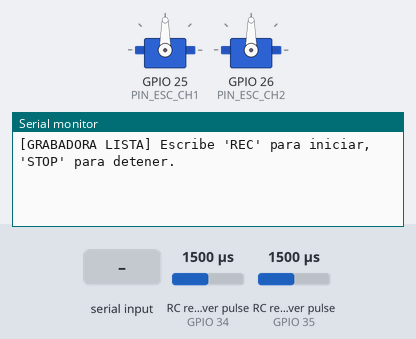
This sketch was run on a simulated ESP32. Parts: 2 × servo, the last lines printed to the serial monitor. Wiring (inferred from the names in the program): 2 × RC receiver channel: data GPIO 34 / data GPIO 35. Inputs (shaded band) come from the test bench; at power-on: RC receiver pulse (sensors on GPIO 34, GPIO 35) 1500 µs. A WiFi scan finds three made-up networks.

Above: at 3.2 s.
3.3 s: "REC\n" received over Serial
At 3.41 s:
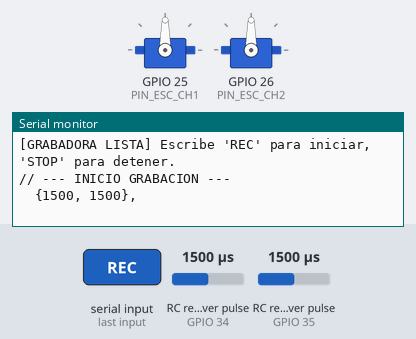
4.9 s: "STOP\n" received over Serial
At 5.3 s:
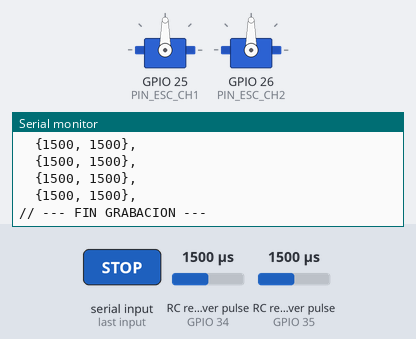

The sketch:

grabadora_macros.ino
```cpp
/**
 * =========================================================================
 * PROYECTO:     GARRA-OS  -  Agente Robotico Autonomo de Combate ("Chappie")
 * ARCHIVO:      grabadora_macros.ino   (HERRAMIENTA DE DESARROLLO - TEMPORAL)
 * NODO:         se carga en el mismo ESP32 de EJECUCION (DevKit V1)
 *
 * OBJETIVO DEL ARCHIVO:
 *   Firmware AUXILIAR que NO forma parte del producto final. Sirve para
 *   "grabar" una coreografia: el piloto mueve los sticks del control RC y este
 *   programa imprime por el monitor serie, cada 100 ms, los valores de los dos
 *   canales en formato { ch1, ch2 }. Esa lista se copia y pega en el arreglo
 *   MACRO_BAILE del archivo nodo_ejecucion.ino. Por eso se documenta y se
 *   conserva en la carpeta de herramientas: explica COMO se genero el baile.
 *
 * INTEGRANTES:
 *   - Alcala Ramos Luz Estefania      (23240079)
 *   - Bahena Mora Emilio Salvador     (23240009)
 *   - Casas Bastidas Jose Ivan        (23240883)
 *   - Fischer Gonzalez Patrick        (23240045)
 *
 * MATERIA:      Sistemas Programables
 * DOCENTE:      Ma. Veronica Tapia Ibarra
 * INSTITUCION:  Instituto Tecnologico de Leon
 * =========================================================================
 */

#include <WiFi.h>        // Inicializa la radio (necesaria para ESP-NOW).
#include <esp_now.h>     // Recepcion del paro de emergencia mientras se graba.
#include <ESP32Servo.h>  // Mantiene los ESC en neutral cuando no se graba.
#include <esp_wifi.h>    // Fija el canal de radio.

// Estructura compartida (identica a la de los demas nodos).
typedef struct msg_garra {
    uint8_t tipo;
    char destino[4];
    char accion[15];
} msg_garra;

uint8_t mac_cerebro[] = {0xFF, 0xFF, 0xFF, 0xFF, 0xFF, 0xFF}; // MAC del Cerebro (broadcast).
char accion_global[15] = "IDLE";

#define PIN_CH1 34       // Entrada canal 1 del receptor RC.
#define PIN_CH2 35       // Entrada canal 2 del receptor RC.
#define PIN_ESC_CH1 25   // Salida hacia ESC 1.
#define PIN_ESC_CH2 26   // Salida hacia ESC 2.

const uint16_t PWM_NEUTRAL = 1500; // Pulso de motor detenido.

volatile bool en_emergencia = false; // Bandera de paro de emergencia.
unsigned long tiempo_emergencia = 0;

Servo esc_ch1, esc_ch2;              // Objetos PWM de los ESC.

// =========================================================================
// VARIABLES DE LA GRABADORA (lectura de pulsos por interrupcion)
// =========================================================================
volatile unsigned long ch1_start = 0; // Momento (us) en que empezo el pulso del canal 1.
volatile uint16_t ch1_val = 1500;     // Ancho medido del pulso del canal 1.

volatile unsigned long ch2_start = 0; // Momento (us) en que empezo el pulso del canal 2.
volatile uint16_t ch2_val = 1500;     // Ancho medido del pulso del canal 2.

bool grabando = false;                // True mientras se esta capturando la coreografia.
unsigned long last_sample_time = 0;   // Marca de tiempo de la ultima muestra impresa.

// =========================================================================
// ISR: LECTURA DE PULSOS NO BLOQUEANTE
// =========================================================================
// A diferencia de pulseIn (que bloquea), medimos el pulso por interrupciones:
// en el flanco de subida guardamos el tiempo de inicio; en el de bajada
// calculamos la duracion. Asi la lectura no congela el bucle principal.
void IRAM_ATTR isr_ch1() {
    if (digitalRead(PIN_CH1) == HIGH) ch1_start = micros();      // Flanco de subida.
    else ch1_val = (uint16_t)(micros() - ch1_start);            // Flanco de bajada -> duracion.
}

void IRAM_ATTR isr_ch2() {
    if (digitalRead(PIN_CH2) == HIGH) ch2_start = micros();
    else ch2_val = (uint16_t)(micros() - ch2_start);
}

// =========================================================================
// CALLBACK ESP-NOW (Seguridad: detener grabacion ante emergencia)
// =========================================================================
void OnDataRecv(const esp_now_recv_info *info, const uint8_t *incomingData, int len) {
    if (len != sizeof(msg_garra)) return;
    msg_garra *msg = (msg_garra *)incomingData;

    if (strcmp(msg->destino, "MOT") == 0 || strcmp(msg->destino, "ALL") == 0) {
        strncpy(accion_global, msg->accion, 14);

        if (strcmp(accion_global, "ALTOTOTAL") == 0 && !en_emergencia) {
            en_emergencia = true;
            grabando = false;                // Si hay emergencia, abortamos la grabacion.
            tiempo_emergencia = millis();
            Serial.println("\n[CRITICO] ALTOTOTAL RECIBIDO. Grabacion detenida.");
        }

        msg_garra ack = {3, "CER", "ACK_MOT"}; // Confirmamos al Cerebro.
        esp_now_send(mac_cerebro, (uint8_t *)&ack, sizeof(ack));
    }
}

void setup() {
    Serial.begin(115200);

    WiFi.mode(WIFI_STA);
    int32_t canal = 1;
    int n = WiFi.scanNetworks();
    for(int i=0; i<n; i++) if(WiFi.SSID(i) == "honor") canal = WiFi.channel(i);
    esp_wifi_set_channel(canal, WIFI_SECOND_CHAN_NONE);

    if (esp_now_init() == ESP_OK) {
        esp_now_register_recv_cb(OnDataRecv);
        esp_now_peer_info_t peer = {};
        memcpy(peer.peer_addr, mac_cerebro, 6);
        peer.channel = canal;
        esp_now_add_peer(&peer);
    }

    ESP32PWM::allocateTimer(0); ESP32PWM::allocateTimer(1);
    esc_ch1.setPeriodHertz(50); esc_ch2.setPeriodHertz(50);
    esc_ch1.attach(PIN_ESC_CH1, 1000, 2000);
    esc_ch2.attach(PIN_ESC_CH2, 1000, 2000);

    pinMode(PIN_CH1, INPUT);
    pinMode(PIN_CH2, INPUT);

    // Conectamos las interrupciones a ambos canales (ante cualquier cambio de nivel).
    attachInterrupt(digitalPinToInterrupt(PIN_CH1), isr_ch1, CHANGE);
    attachInterrupt(digitalPinToInterrupt(PIN_CH2), isr_ch2, CHANGE);

    Serial.println("\n[GRABADORA LISTA] Escribe 'REC' para iniciar, 'STOP' para detener.");
}

void loop() {
    unsigned long currentMillis = millis();

    // 1. CORTAFUEGOS (maxima prioridad): mantiene motores quietos en emergencia.
    if (en_emergencia) {
        if (currentMillis - tiempo_emergencia < 30000) {
            esc_ch1.writeMicroseconds(PWM_NEUTRAL);
            esc_ch2.writeMicroseconds(PWM_NEUTRAL);
            return;
        } else {
            en_emergencia = false;
            Serial.println("[SISTEMA] Cuarentena finalizada.");
        }
    }

    // 2. GATILLO POR TECLADO: comandos 'REC' y 'STOP' desde el monitor serie.
    if (Serial.available() > 0) {
        String input = Serial.readStringUntil('\n');
        input.trim();                                 // Quitamos espacios y saltos sobrantes.

        if (input == "REC" && !en_emergencia) {
            grabando = true;
            last_sample_time = currentMillis;
            Serial.println("// --- INICIO GRABACION ---");
        }
        else if (input == "STOP") {
            grabando = false;
            Serial.println("// --- FIN GRABACION ---");
        }
    }

    // 3. GENERADOR DE SALIDA A 10 Hz (una muestra cada 100 ms).
    if (grabando) {
        if (currentMillis - last_sample_time >= 100) {
            last_sample_time += 100;                  // Avance fijo de 100 ms (cadencia estable).

            // Acotamos los valores al rango valido de los ESC.
            uint16_t c1 = constrain(ch1_val, 1000, 2000);
            uint16_t c2 = constrain(ch2_val, 1000, 2000);

            // Imprimimos en el formato exacto del arreglo MACRO_BAILE: "  {c1, c2},".
            Serial.printf("  {%u, %u},\n", c1, c2);
        }
    } else {
        // En reposo mantenemos los motores en neutral por seguridad.
        esc_ch1.writeMicroseconds(PWM_NEUTRAL);
        esc_ch2.writeMicroseconds(PWM_NEUTRAL);
    }
}
```

Measured:
- after the input at 3.3 s, the serial monitor: prints a new line at once (image 1)
- after the input at 4.9 s, the serial monitor: prints a new line at once (image 2)
